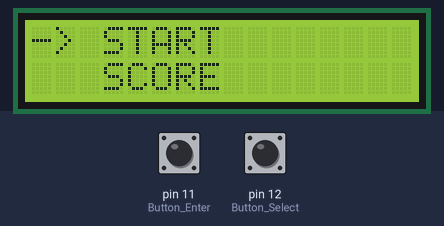
A sketch run on a simulated Arduino Uno, built with avr-gcc and run on an emulated ATmega328P. Shown: 16×2 character LCD. The inputs (shaded band) are chosen by the test bench; at power-on: pin 11 (Button_Enter) HIGH, pin 12 (Button_Select) HIGH. Random numbers use the default seed unless the sketch sets one.

Above: at 1.2 s.
1.3 s: pin 11 (Button_Enter) pulled LOW for 0.35 s
At 1.9 s:
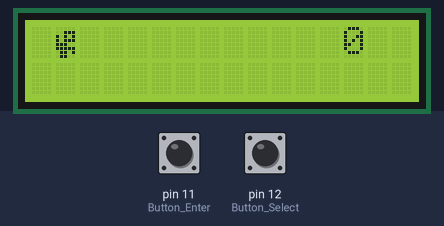
4.6 s: pin 11 (Button_Enter) pulled LOW for 1 s
At 5.0 s:
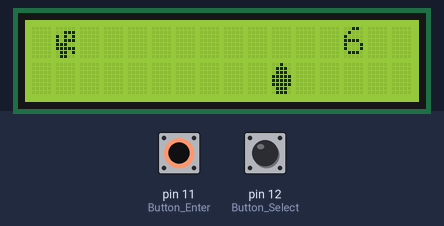
8.6 s: pin 11 (Button_Enter) pulled LOW for 1 s
At 12.5 s:
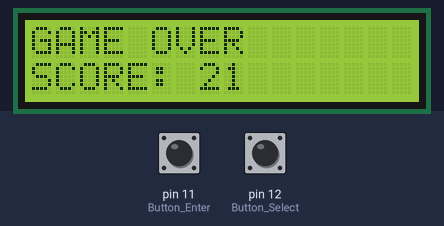
12.6 s: pin 12 (Button_Select) pulled LOW for 3.2 s
At 16.7 s:
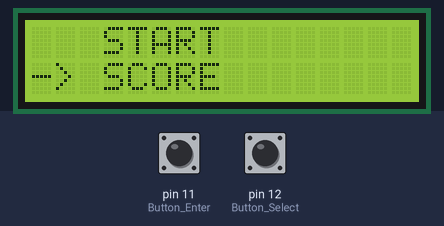
17.3 s: pin 12 (Button_Select) pulled LOW for 0.35 s
At 19.0 s:
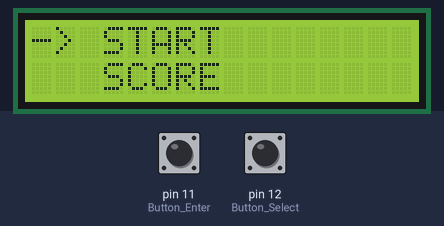
Timing chart, 0 to 20.2 s (numbered marks = the images above; inputs shaded):
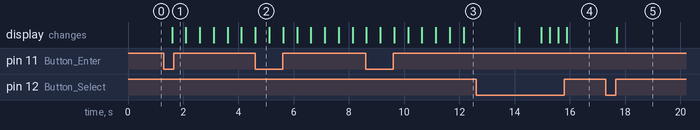

Measured:
- after the input at 1.3 s, the display: changes after 0.30 s (image 1)
- after the input at 17.3 s, the display: changes after 0.40 s (image 5)
- what the display in image 2 shows lasts 0.5 s, from 4.6 s to 5.1 s

The sketch:

Game_Dino.ino
```cpp
// C++ code
//

#include<LiquidCrystal.h>

//definisikan pin untuk LCD
LiquidCrystal lcd(2, 3, 5, 6, 7, 8);

//membuat karakter T-Rex
byte trex[8]
{
  B00000,
  B00111,
  B10101,
  B10111,
  B11100,
  B11111,
  B01101,
  B01100,
};

//membuat karakter pohon
byte pohon[8]
{
  B00100,
  B01110,
  B01110,
  B11111,
  B11111,
  B11111,
  B01110,
  B01110,
};

//inisialisasi variabel
const int Button_Enter = 11;
const int Button_Select = 12;
const int Menu_Size = 2;
const int LCD_Column = 16;
const int Pohon_Char = 6;
const int Trex_Char = 7;

boolean isPlaying = false;
boolean isShowScore = false;
boolean isTrexOnGround = true;

int currentIndexMenu = 0;
int score = 0;
int scoreListSize = 0;
String scoreList[20];

void setup() {
  lcd.begin(16,2);
  lcd.createChar(Trex_Char, trex);
  lcd.createChar(Pohon_Char, pohon);
  Serial.begin(9600);
  pinMode(Button_Enter, INPUT_PULLUP);
  pinMode(Button_Select, INPUT_PULLUP);
}

void loop() {
  lcd.clear();
  handleMenu();
  delay(300);
}

void handleMenu() {
  String menu[Menu_Size] = { "START", "SCORE" };
  for (int i=0; i < Menu_Size; i++) {
    if (i == currentIndexMenu) {
      lcd.setCursor(0, i);
      lcd.print("-> ");
    }
    lcd.setCursor(3, i);
    lcd.print(menu[i]);
  }

  if (digitalRead(Button_Select) == LOW) {
    currentIndexMenu = currentIndexMenu == 0 ? : 0;
  }

  if (digitalRead(Button_Enter) == LOW) {
    currentIndexMenu == 0 ? startGame() : showScore();
  }
}

void showScore() {
  isShowScore = true;
  delay(200);

  int currentIndex = 0;
  const int lastIndex = scoreListSize - 1;

  printScore(currentIndex, lastIndex);

  while (isShowScore) {
    if (digitalRead(Button_Select) == LOW) {
      currentIndex = currentIndex < lastIndex ? currentIndex + 1 : 0;
      printScore(currentIndex, lastIndex);
    }

    if (digitalRead(Button_Enter) == LOW) {
      isShowScore = false;
    }
    delay(200);
  }
}

void printScore(int index, int lastIndex) {
  lcd.clear();
  if (lastIndex == -1) {
    lcd.print("NO SCORE");
  }
  else {
    lcd.print(scoreList[index]);
    if (index < lastIndex) {
      lcd.setCursor(0,1);
      lcd.print(scoreList[index + 1]);
    }
  }
}

void startGame() {
  isPlaying = true;

  while (isPlaying) {
    handleGame();
  }
}

void handleGame() {
  lcd.clear();

  int buttonPressedTimes = 0;

  //inisialisasi jarak random antara satu pohon dengan pohon lainnya
  int secondPosition = random (4,9);
  int thirdPosition = random (4,9);
  int firstPohonPosition = LCD_Column;

  const int columnValueToStopMovePohon = -(secondPosition + thirdPosition);

  //loop untuk membuat pohon bergerak
  //loop akan berjalan sampai semua pohon bergerak
  for (; firstPohonPosition >= columnValueToStopMovePohon; firstPohonPosition--) {

    lcd.setCursor(13, 0);
    lcd.print(score);

    defineTrexPosition();

    int secondPohonPosition = firstPohonPosition + secondPosition;
    int thirdPohonPosition = secondPohonPosition + thirdPosition;

    showPohon(firstPohonPosition);
    showPohon(secondPohonPosition);
    showPohon(thirdPohonPosition);

    if (isTrexOnGround) {
      if (firstPohonPosition == 1 || secondPohonPosition == 1 || thirdPohonPosition == 1) {
        handleGameOver();
        delay(500);
        break;
      }
      buttonPressedTimes = 0;

    } else {
      if (buttonPressedTimes > 3) {
        score-=3;
      }
      buttonPressedTimes++;
    }

    score++;
    delay(500);
  }
}

void handleGameOver() {
  lcd.clear();
  lcd.print("GAME OVER");

  lcd.setCursor(0,1);
  lcd.print("SCORE: ");
  lcd.print(score);

  delay(2000);
  saveScore();
}

void saveScore() {
  lcd.clear();

  scoreList[scoreListSize] = score;
  scoreListSize++;

  isPlaying = false;
  score = 0;
}

void showPohon (int position) {
  lcd.setCursor(position, 1);
  lcd.write(Pohon_Char);

  //membersihkan posisi sebelumnya
  lcd.setCursor(position + 1, 1);
  lcd.print(" ");
}

void defineTrexPosition() {
  int buttonState = digitalRead(Button_Enter);
  buttonState == HIGH ? putTrexOnGround() : putTrexOnAir();
}

void putTrexOnGround() {
  lcd.setCursor(1,1);
  lcd.write(Trex_Char);
  lcd.setCursor(1,0);
  lcd.print(" ");

  isTrexOnGround = true;
}

void putTrexOnAir() {
  lcd.setCursor(1,0);
  lcd.write(Trex_Char);
  lcd.setCursor(1,1);
  lcd.print(" ");

  isTrexOnGround = false;
}
```
